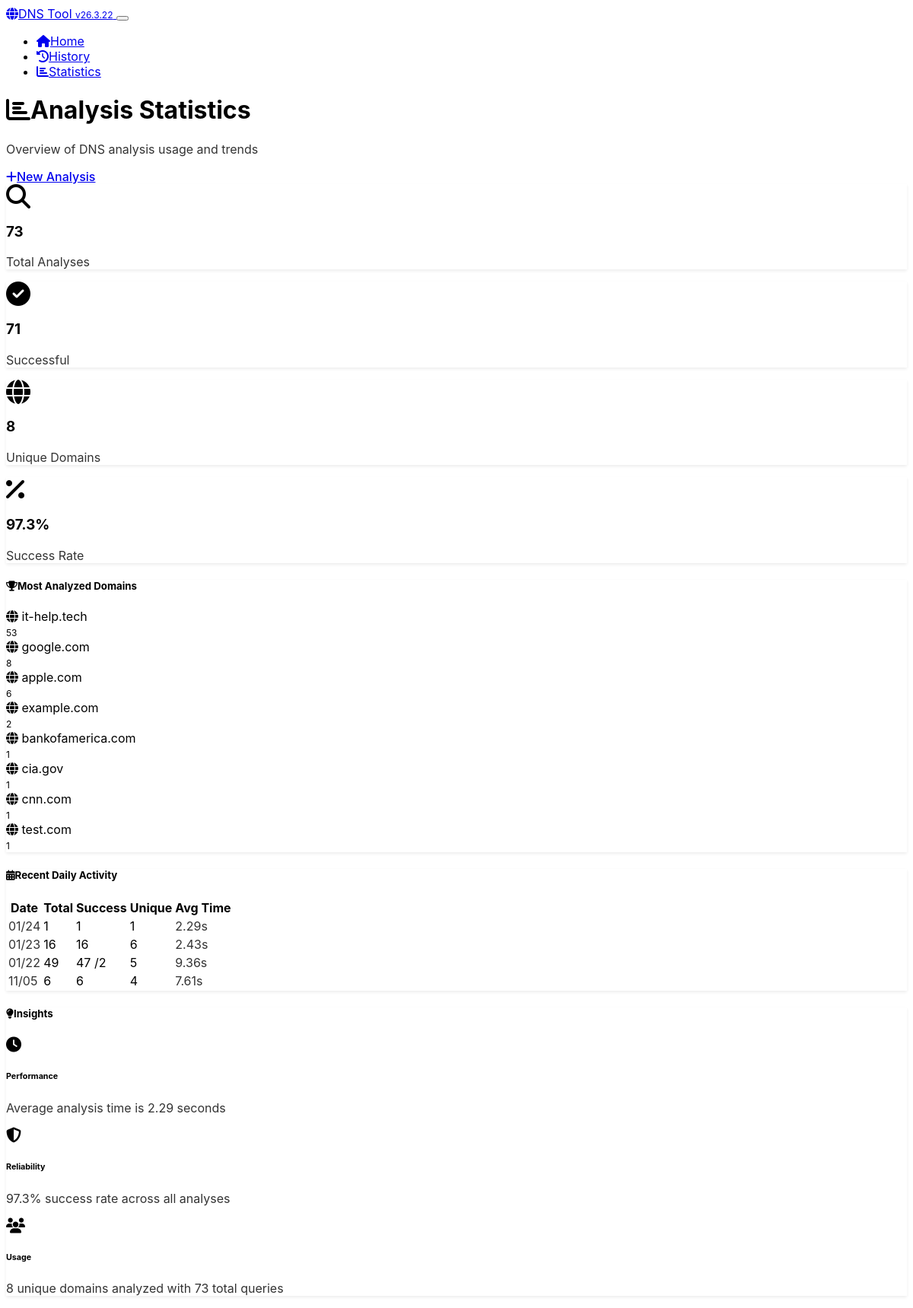
/stats, run on an earlier commit of the app's database.
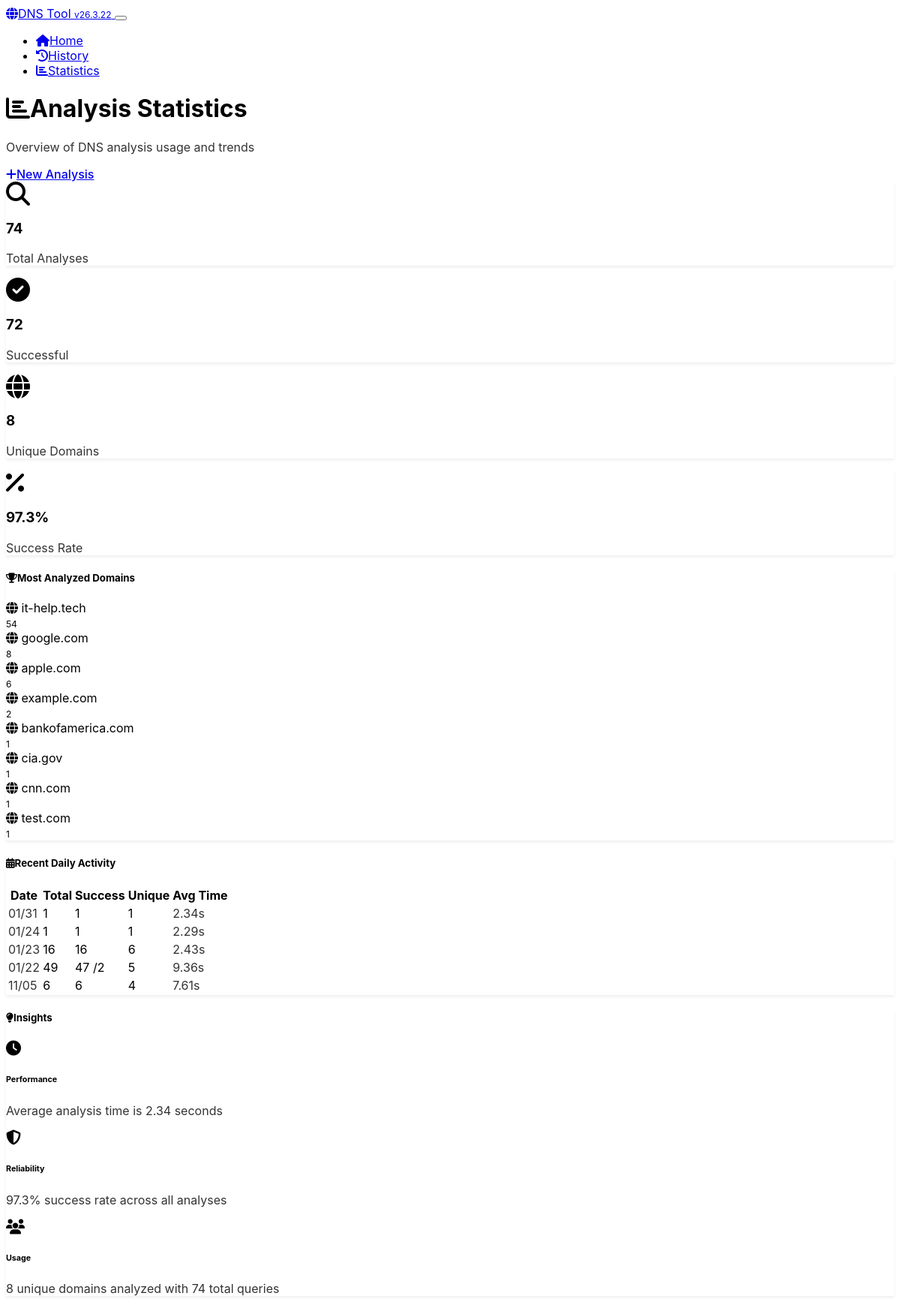
And on a later commit of the database.
### app.py (models this page shows, shortened)
class DomainAnalysis(db.Model):
    __tablename__ = 'domain_analyses'
    id = db.Column(db.Integer, primary_key=True)
    domain = db.Column(db.String(255), nullable=False, index=True)
    ascii_domain = db.Column(db.String(255), nullable=False)
    basic_records = db.Column(JSON)
    authoritative_records = db.Column(JSON)
    spf_status = db.Column(db.String(20))
    spf_records = db.Column(JSON)
    dmarc_status = db.Column(db.String(20))
    dmarc_policy = db.Column(db.String(20))
    dmarc_records = db.Column(JSON)
    dkim_status = db.Column(db.String(20))
    dkim_selectors = db.Column(JSON)
    registrar_name = db.Column(db.String(255))
    registrar_source = db.Column(db.String(20))
    analysis_success = db.Column(db.Boolean, default=True)
    error_message = db.Column(db.Text)
    analysis_duration = db.Column(db.Float)  # seconds
    created_at = db.Column(db.DateTime, default=datetime.utcnow, nullable=False)
    updated_at = db.Column(db.DateTime, default=datetime.utcnow, onupdate=datetime.utcnow)

class AnalysisStats(db.Model):
    __tablename__ = 'analysis_stats'
    id = db.Column(db.Integer, primary_key=True)
    date = db.Column(db.Date, nullable=False, unique=True, index=True)
    total_analyses = db.Column(db.Integer, default=0)
    successful_analyses = db.Column(db.Integer, default=0)
    failed_analyses = db.Column(db.Integer, default=0)
    unique_domains = db.Column(db.Integer, default=0)
    avg_analysis_time = db.Column(db.Float, default=0.0)
    created_at = db.Column(db.DateTime, default=datetime.utcnow)
    updated_at = db.Column(db.DateTime, default=datetime.utcnow, onupdate=datetime.utcnow)

### app.py (the view)
@app.route('/stats')
def stats():
    recent_stats = AnalysisStats.query.order_by(
        AnalysisStats.date.desc()
    ).limit(30).all()
    total_analyses = DomainAnalysis.query.count()
    successful_analyses = DomainAnalysis.query.filter_by(analysis_success=True).count()
    unique_domains = db.session.query(DomainAnalysis.domain).distinct().count()
    popular_domains = db.session.query(
        DomainAnalysis.domain,
        db.func.count(DomainAnalysis.id).label('count')
    ).group_by(DomainAnalysis.domain).order_by(
        db.func.count(DomainAnalysis.id).desc()
    ).limit(10).all()
    return render_template('stats.html',
                         recent_stats=recent_stats,
                         total_analyses=total_analyses,
                         successful_analyses=successful_analyses,
                         unique_domains=unique_domains,
                         popular_domains=popular_domains)

### app.py (called while the page is built)
@app.context_processor
def inject_version():
    return {'app_version': APP_VERSION}

### templates/stats.html (shortened to what the changed rows need)
<!DOCTYPE html>
<html lang="en" data-bs-theme="dark">
<head>
    <link href="https://cdn.replit.com/agent/bootstrap-agent-dark-theme.min.css" rel="stylesheet">
    <link href="{{ url_for('static', filename='css/custom.css') }}" rel="stylesheet">
    <link rel="preload" href="https://cdnjs.cloudflare.com/ajax/libs/font-awesome/6.4.0/css/all.min.css" as="style" onload="this.onload=null;this.rel='stylesheet'">
</head>
<body>
    <div class="container my-4">
        <div class="d-flex justify-content-between align-items-center mb-4">
            <div>
                <h1 class="h3 mb-1">
                    <i class="fas fa-chart-bar me-2"></i>Analysis Statistics
                </h1>
            </div>
        </div>
        <div class="row mb-4">
            <div class="col-md-3 mb-3">
                <div class="card text-center">
                    <div class="card-body">
                        <i class="fas fa-search fa-2x text-primary mb-2"></i>
                        <h3 class="mb-1">{{ total_analyses }}</h3>
                        <p class="text-muted mb-0">Total Analyses</p>
                    </div>
                </div>
            </div>
            <div class="col-md-3 mb-3">
                <div class="card text-center">
                    <div class="card-body">
                        <i class="fas fa-check-circle fa-2x text-success mb-2"></i>
                        <h3 class="mb-1">{{ successful_analyses }}</h3>
                        <p class="text-muted mb-0">Successful</p>
                    </div>
                </div>
            </div>
        </div>
        <div class="row">
            <div class="col-lg-6 mb-4">
                <div class="card">
                    <div class="card-body">
                        {% if popular_domains %}
                            <div class="list-group list-group-flush">
                                {% for domain, count in popular_domains %}
                                <div class="list-group-item d-flex justify-content-between align-items-center bg-transparent border-0 px-0">
                                    <div class="d-flex align-items-center">
                                        <i class="fas fa-globe text-primary me-2"></i>
                                        <span class="fw-medium">{{ domain }}</span>
                                    </div>
                                    <span class="badge bg-primary rounded-pill">{{ count }}</span>
                                </div>
                                {% endfor %}
                            </div>
                        {% else %}
                            <div class="text-center text-muted py-3">
                                <i class="fas fa-chart-bar fa-2x mb-2"></i>
                                <p class="mb-0">No analysis data available yet</p>
                            </div>
                        {% endif %}
                    </div>
                </div>
            </div>
            <div class="col-lg-6 mb-4">
                <div class="card">
                    <div class="card-body">
                        {% if recent_stats %}
                            <div class="table-responsive">
                                <table class="table table-sm mb-0">
                                    <thead>
                                        <tr>
                                            <th>Date</th>
                                            <th>Total</th>
                                            <th>Success</th>
                                            <th>Unique</th>
                                            <th>Avg Time</th>
                                        </tr>
                                    </thead>
                                    <tbody>
                                        {% for stat in recent_stats[:7] %}
                                        <tr>
                                            <td class="text-muted">
                                                {{ stat.date.strftime('%m/%d') }}
                                            </td>
                                            <td>{{ stat.total_analyses }}</td>
                                            <td>
                                                <span class="text-success">{{ stat.successful_analyses }}</span>
                                                {% if stat.failed_analyses > 0 %}
                                                    <span class="text-danger">/{{ stat.failed_analyses }}</span>
                                                {% endif %}
                                            </td>
                                            <td>{{ stat.unique_domains }}</td>
                                            <td class="text-muted">
                                                {% if stat.avg_analysis_time %}
                                                    {{ "%.2f"|format(stat.avg_analysis_time) }}s
                                                {% else %}
                                                    -
                                                {% endif %}
                                            </td>
                                        </tr>
                                        {% endfor %}
                                    </tbody>
                                </table>
                            </div>
                        {% else %}
                            <div class="text-center text-muted py-3">
                                <i class="fas fa-calendar fa-2x mb-2"></i>
                                <p class="mb-0">No daily statistics available yet</p>
                            </div>
                        {% endif %}
                    </div>
                </div>
            </div>
        </div>
        {% if total_analyses > 0 %}
        <div class="row">
            <div class="col-12">
                <div class="card">
                    <div class="card-header">
                        <h5 class="mb-0">
                            <i class="fas fa-lightbulb me-2"></i>Insights
                        </h5>
                    </div>
                    <div class="card-body">
                        <div class="row">
                            <div class="col-md-4 mb-3">
                                <div class="d-flex align-items-center">
                                    <div class="flex-shrink-0">
                                        <i class="fas fa-clock text-info fa-lg"></i>
                                    </div>
                                    <div class="flex-grow-1 ms-3">
                                        <h6 class="mb-1">Performance</h6>
                                        <p class="text-muted mb-0 small">
                                            {% if recent_stats and recent_stats[0].avg_analysis_time %}
                                                Average analysis time is {{ "%.2f"|format(recent_stats[0].avg_analysis_time) }} seconds
                                            {% else %}
                                                Analysis performance data not available
                                            {% endif %}
                                        </p>
                                    </div>
                                </div>
                            </div>
                            <div class="col-md-4 mb-3">
                                <div class="d-flex align-items-center">
                                    <div class="flex-shrink-0">
                                        <i class="fas fa-shield-alt text-success fa-lg"></i>
                                    </div>
                                    <div class="flex-grow-1 ms-3">
                                        <h6 class="mb-1">Reliability</h6>
                                        <p class="text-muted mb-0 small">
                                            {% if total_analyses > 0 %}
                                                {{ "%.1f"|format((successful_analyses / total_analyses) * 100) }}% success rate across all analyses
                                            {% else %}
                                                No reliability data available
                                            {% endif %}
                                        </p>
                                    </div>
                                </div>
                            </div>
                            <div class="col-md-4 mb-3">
                                <div class="d-flex align-items-center">
                                    <div class="flex-shrink-0">
                                        <i class="fas fa-users text-warning fa-lg"></i>
                                    </div>
                                    <div class="flex-grow-1 ms-3">
                                        <h6 class="mb-1">Usage</h6>
                                        <p class="text-muted mb-0 small">
                                            {{ unique_domains }} unique domains analyzed with {{ total_analyses }} total queries
                                        </p>
                                    </div>
                                </div>
                            </div>
                        </div>
                    </div>
                </div>
            </div>
        </div>
        {% endif %}
    </div>
</body>
</html>

What changed in the data, as far as the page shows it:
no longer on this page (row unchanged): DomainAnalysis: domain "it-help.tech", id "53"
now on this page (row unchanged): DomainAnalysis: domain "it-help.tech", id "54"
added AnalysisStats: date "01/31", total_analyses "1", successful_analyses "1", unique_domains "1", avg_analysis_time "2.34"
Also different on the page:
{{ total_analyses }}: "73" → "74"
{{ successful_analyses }}: "71" → "72"
{{ "%.2f"|format(recent_stats[0].avg_analysis_time) }}: "2.29" → "2.34"
